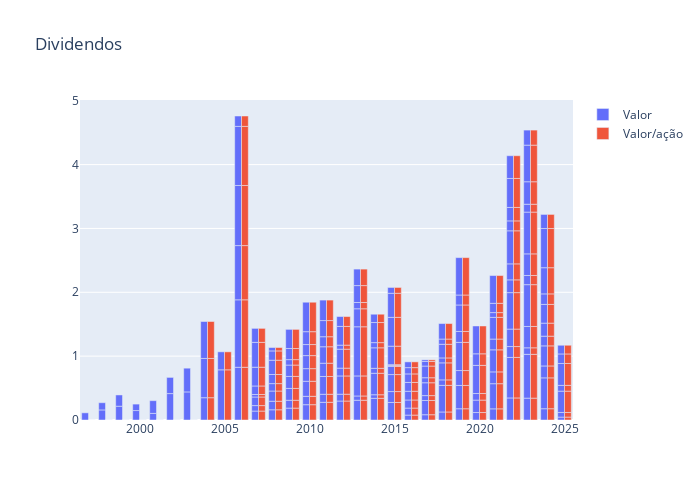

Here is the notebook cell this chart was saved with:
### Code cell
# proventos via Fundamentus

from io import StringIO

url1 = f'https://www.fundamentus.com.br/proventos.php?papel={codigo}&tipo=2'
header = { 
    "User-Agent": "Mozilla/5.0 (X11; Linux x86_64) AppleWebKit/537.36 (KHTML, like Gecko) Chrome/50.0.2661.75 Safari/537.36", "X-Requested-With": "XMLHttpRequest"
    }
r1 = requests.get(url1, headers=header)
dy = pd.read_html(StringIO(r1.text), decimal=',', thousands='.')[0]
dy['Data'] = pd.to_datetime(dy['Data'] , dayfirst=True)
dy.set_index('Data',inplace =True )
dy['Valor/acao'] = dy['Valor']/dy['Por quantas ações']

fig = go.Figure(
    [ go.Bar(x=dy.index.year , y = dy['Valor'],name='Valor'),
     go.Bar(x=dy.index.year , y = dy['Valor/acao'],name='Valor/ação')],
    layout=dict(title='Dividendos ',height=500, width=700 ))
fig.show()

### Figure 1 — Plotly figure (JSON) as saved in the notebook; plotly's stock layout.template omitted (floating-point values rounded to 4 significant figures; data arrays with more than 128 entries replaced by an {"elided": "..."} marker saying what was removed)
{"data": [{"name": "Valor", "type": "bar", "x": {"elided": "187 int values"}, "y": {"elided": "187 float values"}}, {"name": "Valor/ação", "type": "bar", "x": {"elided": "187 int values"}, "y": {"elided": "187 float values"}}], "layout": {"height": 500, "title": {"text": "Dividendos "}, "width": 700}}
